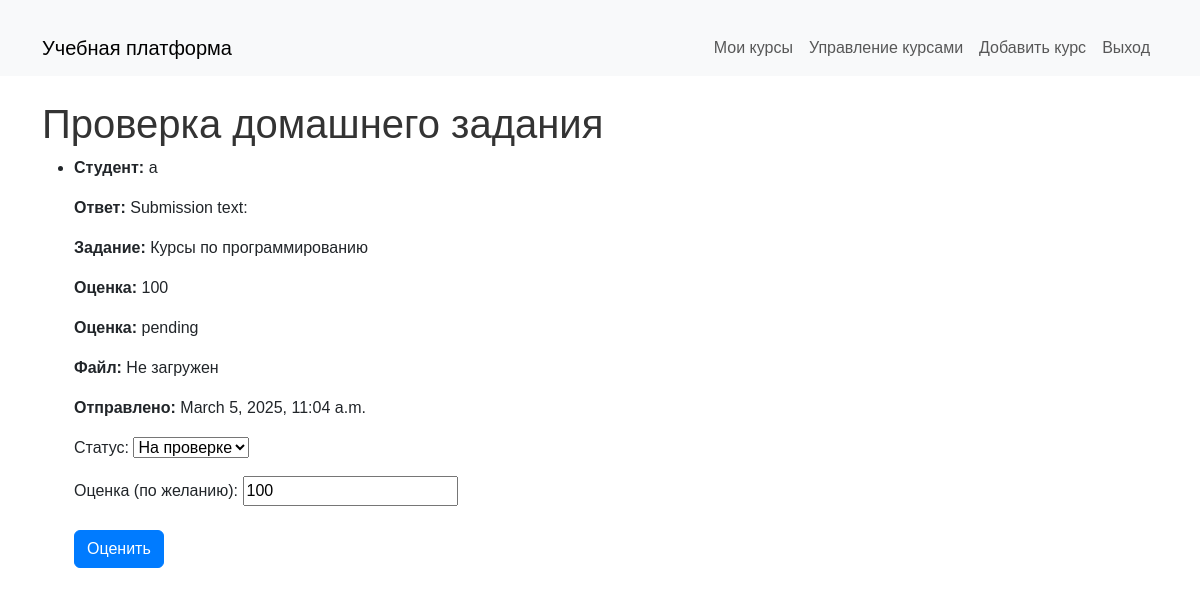
The app's page /homework/1/review/ (signed in), older data.
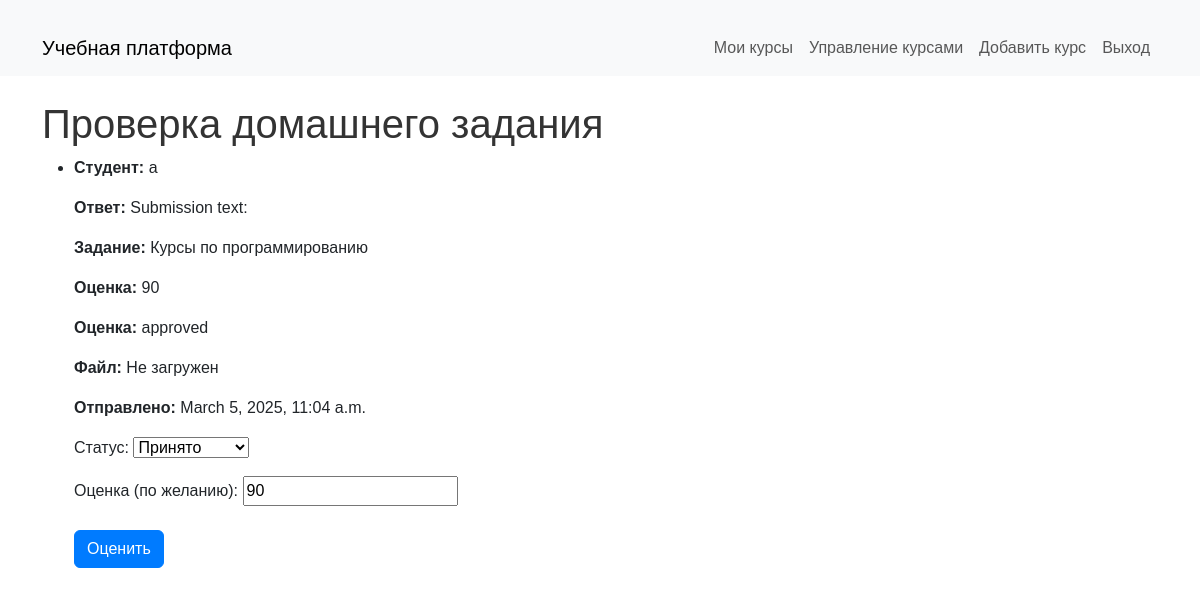
The same page, newer data.
### online_courses/models.py (models this page shows, shortened)
class HomeworkSubmission(models.Model):
    STATUS_CHOICES = [
        ('pending', 'На проверке'),
        ('approved', 'Принято'),
        ('rejected', 'Отклонено'),
    ]
    student = models.ForeignKey(User, on_delete=models.CASCADE, related_name='submissions')
    homework = models.ForeignKey(Homework, on_delete=models.CASCADE, related_name='submissions')
    file_submission = models.FileField(upload_to='submissions/', blank=True, null=True)
    submission_text = models.TextField(blank=True, null=True)
    submitted_at = models.DateTimeField(auto_now_add=True, null=True, blank=True)
    status = models.CharField(max_length=10, choices=STATUS_CHOICES, default='pending')
    grade = models.PositiveIntegerField(null=True, blank=True)  # Оценка (по желанию)

class User(AbstractUser):
    ROLE_CHOICES = [
        ('student', 'Студент'),
        ('teacher', 'Преподаватель'),
        ('admin', 'Администратор')
    ]
    username = models.CharField(max_length=100, unique=True)
    email = models.EmailField(unique=True)
    role = models.CharField(max_length=20, choices=ROLE_CHOICES, default='student')

class Homework(models.Model):
    title = models.CharField(max_length=255)
    description = models.TextField(null=True, blank=True)
    course = models.ForeignKey(Course, on_delete=models.CASCADE, related_name='homeworks')
    due_date = models.DateField()
    assigned_by = models.ForeignKey(User, on_delete=models.CASCADE, limit_choices_to={'role': 'teacher'}, related_name='assigned_homeworks')
    assigned_to = models.ForeignKey(User, on_delete=models.CASCADE, limit_choices_to={'role': 'student'}, related_name='homeworks', blank=True, null=True)

### online_courses/views.py (the view)
# urls.py: path('homework/<int:submission_id>/review/', review_homework, name='review_homework'),
@login_required
def review_homework(request, submission_id):
    submission = HomeworkSubmission.objects.filter(id=submission_id).first()
    if not submission:
        return HttpResponseNotFound("HomeworkSubmission not found.")
    if not hasattr(request.user, 'role') or request.user.role != 'teacher':
        raise PermissionDenied("You do not have permission to review this homework.")
    if request.method == "POST":
        form = ReviewHomeworkForm(request.POST, instance=submission)
        if form.is_valid():
            form.save()
            if submission.status == 'rejected':
                messages.warning(request, "Статус: Отклонена.")
            elif submission.status == 'pending':
                messages.warning(request, "Статус: На проверке.")
            else:
                messages.success(request, "Оценка успешно обновлена.")
            return redirect('online_courses:review_homework', submission_id=submission.id)  # Redirect to the same page to see the updated grade
    else:
        form = ReviewHomeworkForm(instance=submission)
    return render(request, 'review_homework.html', {'form': form, 'submission': submission})

### online_courses/forms.py (shortened to what this page needs)
class ReviewHomeworkForm(forms.ModelForm):
    class Meta:
        model = HomeworkSubmission
        fields = ['status', 'grade']
        labels = {
            'status': 'Статус',
            'grade': 'Оценка (по желанию)',
        }

### online_courses/templates/review_homework.html (shortened to what this page needs)
{% extends 'base.html' %}
{% block content %}
<h1>Проверка домашнего задания</h1>
{% if submission %}
    <ul>
        <li>
            <p><strong>Студент:</strong> {{ submission.student.username }}</p>
            <p><strong>Ответ:</strong> {{ submission.submission_text }}</p>
            <p><strong>Задание:</strong> {{ submission.homework.title }}</p>
            <p><strong>Оценка:</strong> {{ submission.grade }}</p>
            <p><strong>Оценка:</strong> {{ submission.status }}</p>
            {% if submission.file %}
                <p><strong>Файл:</strong> <a href="{{ submission.file.url }}">Скачать</a></p>
            {% else %}
                <p><strong>Файл:</strong> Не загружен</p>
            {% endif %}
            <p><strong>Отправлено:</strong> {{ submission.submitted_at }}</p>
            {% if request.user.role == 'teacher' %}
                <form method="post" action="{% url 'online_courses:review_homework' submission.id %}">
                    {{ form.as_p }}
                    <button type="submit" class="btn btn-primary mt-2">Оценить</button>
                </form>
            {% else %}
                <p>Только преподаватель может оценить домашнее задание.</p>
            {% endif %}
        </li>
    </ul>
{% else %}
    <p>Нет отправленных домашних заданий для проверки.</p>
{% endif %}
{% endblock %}

Row changes from the older to the newer data that the page shows:
changed HomeworkSubmission "Submission text:": grade "100" → "90"; status "pending" → "approved"; status "На проверке" → "Принято"
